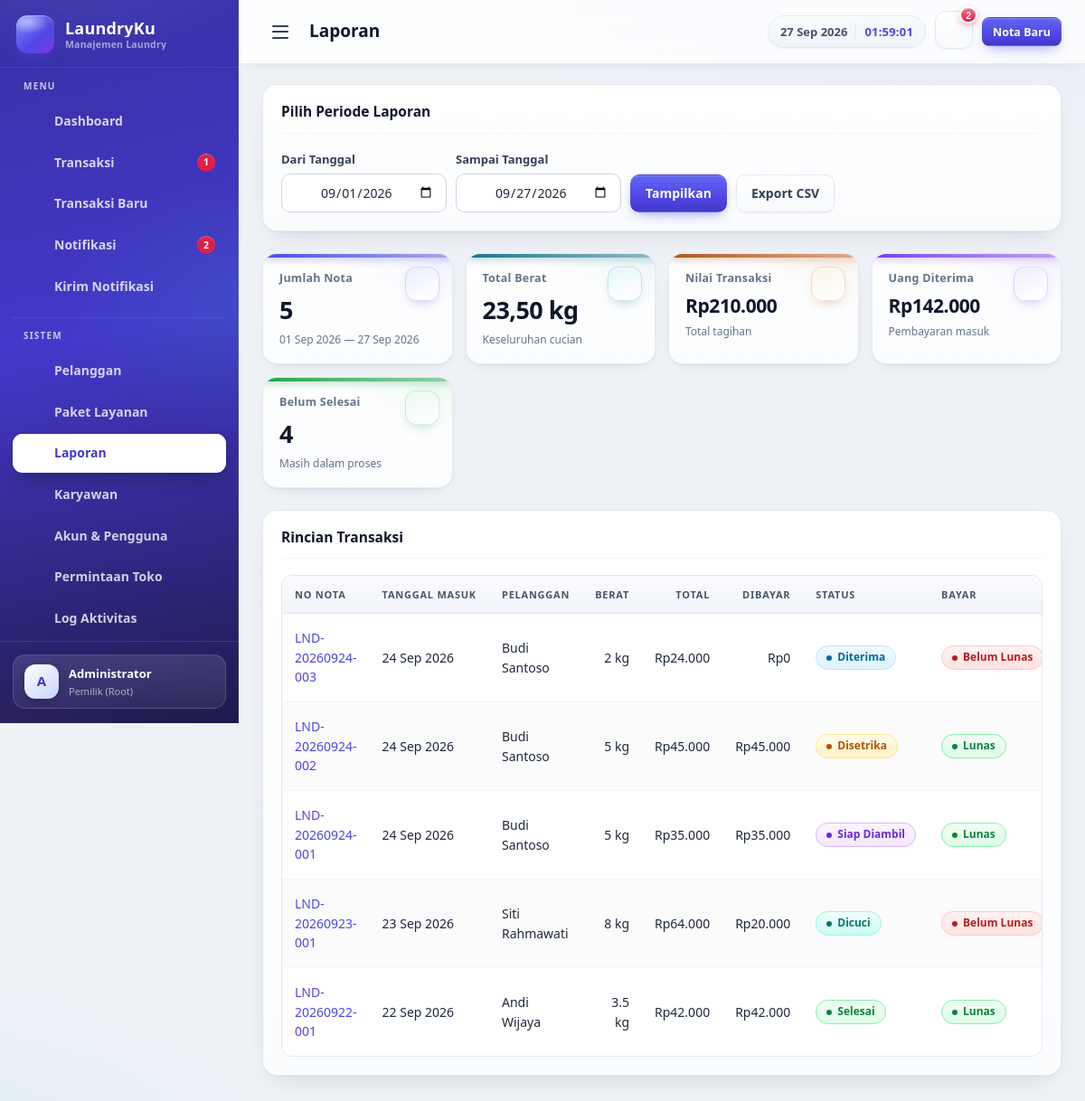
The page /index.php?r=laporan (signed in) on the database its author committed.
### tables this page shows
CREATE TABLE `transaksi` (
  `id` int unsigned NOT NULL AUTO_INCREMENT,
  `no_nota` varchar(30) NOT NULL,
  `pelanggan_id` int unsigned NOT NULL,
  `tanggal_masuk` date NOT NULL,
  `estimasi_selesai` date DEFAULT NULL,
  `tanggal_selesai` date DEFAULT NULL,
  `total_berat` decimal(10,2) NOT NULL DEFAULT '0.00',
  `total_harga` decimal(12,2) NOT NULL DEFAULT '0.00',
  `diskon` decimal(12,2) NOT NULL DEFAULT '0.00',
  `pajak` decimal(12,2) NOT NULL DEFAULT '0.00',
  `uang_muka` decimal(12,2) NOT NULL DEFAULT '0.00',
  `status` enum('diterima','dicuci','disetrika','siap_diambil','selesai') NOT NULL DEFAULT 'diterima',
  `status_bayar` enum('belum','lunas') NOT NULL DEFAULT 'belum',
  `keterangan` varchar(255) DEFAULT NULL,
  `created_at` timestamp NOT NULL DEFAULT CURRENT_TIMESTAMP,
  PRIMARY KEY (`id`),
  UNIQUE KEY `no_nota` (`no_nota`),
  KEY `fk_trx_pelanggan` (`pelanggan_id`),
  CONSTRAINT `fk_trx_pelanggan` FOREIGN KEY (`pelanggan_id`) REFERENCES `pelanggan` (`id`)
);

CREATE TABLE `pelanggan` (
  `id` int unsigned NOT NULL AUTO_INCREMENT,
  `nama` varchar(120) NOT NULL,
  `telepon` varchar(30) DEFAULT NULL,
  `alamat` varchar(255) DEFAULT NULL,
  `created_at` timestamp NOT NULL DEFAULT CURRENT_TIMESTAMP,
  PRIMARY KEY (`id`)
);

### app/core/Controller.php (called while the page is built, shortened)
<?php
abstract class Controller
{
    protected function view(string $view, array $data = []): void
    {
        extract($data, EXTR_SKIP);
        $file = VIEW_PATH . '/' . $view . '.php';
        try {
            require $file;
        } catch (\Throwable $e) {
            ob_end_clean();
            throw $e;
        }
    }
}

### app/controllers/LaporanController.php (called while the page is built, shortened)
<?php
class LaporanController extends Controller
{
    private function rentang(): array
    {
        $dariBulan = date('Y-m-01');
        $hariIni   = date('Y-m-d');
        $from = trim((string)($_GET['from'] ?? $dariBulan));
        $to   = trim((string)($_GET['to'] ?? $hariIni));
        $tFrom = preg_match('/^\d{4}-\d{2}-\d{2}$/', $from) ? strtotime($from) : false;
        $tTo   = preg_match('/^\d{4}-\d{2}-\d{2}$/', $to) ? strtotime($to) : false;
        return [
            'from' => date('Y-m-d', (int)$tFrom),
            'to'   => date('Y-m-d', (int)$tTo),
        ];
    }
    public function index(): void
    {
        ['from' => $from, 'to' => $to] = $this->rentang();
        $data = (new Transaksi())->laporan($from, $to);
        $this->view('laporan/index', [
            'pageTitle' => 'Laporan',
            'active'    => 'laporan',
            'from'      => $from,
            'to'        => $to,
            'list'      => $data['list'],
            'totNilai'  => $data['totNilai'],
            'totBerat'  => $data['totBerat'],
            'totDibayar'=> $data['totDibayar'],
            'belumSelesai' => $data['belumSelesai'],
        ]);
    }
}

### app/core/App.php (called while the page is built, shortened)
<?php
class App
{
    public function run(): void
    {
        $r = trim((string)($_GET['r'] ?? ''));
        $segments = explode('/', $r);
        $namaRoute = (string)array_shift($segments);
        $method = $segments !== [] ? (string)array_shift($segments) : 'index';
        $method = lcfirst(str_replace(' ', '', ucwords(str_replace('-', ' ', $method))));
        $instance = new $class();
        $args = $this->rapikanParam($instance, $method, $segments);
        call_user_func_array([$instance, $method], $args);
    }
    private function rapikanParam(object $objek, string $method, array $params): ?array
    {
        $out = [];
        return $out;
    }
}

### index.php (called while the page is built, shortened)
<?php
require APP_PATH . '/core/Autoload.php';
require APP_PATH . '/helpers/helpers.php';
try {
    (new App())->run();
} catch (Throwable $e) {
    try {
        \App\Core\Log::tulis('ERROR', $e->getMessage() . ' — ' . $e->getFile() . ':' . $e->getLine());
    } catch (\Throwable $logE) {
    }
    $detail = '';
    if (defined('APP_DEBUG') && APP_DEBUG) {
        $detail = $e->getMessage() . ' — ' . $e->getFile() . ':' . $e->getLine();
    }
    tampilkanError(500, 'Sistem mengalami gangguan tak terduga saat memproses permintaan.', $detail);
}

### app/core/Database.php (called while the page is built, shortened)
<?php
class Database
{
    private static $conn = null;
    public static function conn(): PDO
    {
        if (self::$conn === null) {
            self::$conn = new PDO(
                'mysql:host=' . DB_HOST . ';port=' . DB_PORT . ';dbname=' . DB_NAME . ';charset=utf8mb4',
                DB_USER,
                DB_PASS,
                [
                    PDO::ATTR_ERRMODE            => PDO::ERRMODE_EXCEPTION,
                    PDO::ATTR_DEFAULT_FETCH_MODE => PDO::FETCH_ASSOC,
                    PDO::ATTR_EMULATE_PREPARES   => false,
                ]
            );
            try {
                $offset = (new \DateTime('now'))->format('P');
                self::$conn->exec("SET time_zone = '" . $offset . "'");
            } catch (\PDOException $e) {
            }
        }
        return self::$conn;
    }
}

### app/core/Model.php (called while the page is built, shortened)
<?php
abstract class Model
{
    protected function db(): PDO
    {
        return Database::conn();
    }
}

### app/models/Transaksi.php (called while the page is built, shortened)
<?php
class Transaksi extends Model
{
    public function laporan(string $from, string $to): array
    {
        $st = $this->db()->prepare(
            'SELECT t.*, p.nama AS pelanggan
             FROM transaksi t JOIN pelanggan p ON p.id = t.pelanggan_id
             WHERE t.tanggal_masuk BETWEEN ? AND ?
             ORDER BY t.tanggal_masuk DESC, t.id DESC'
        );
        $st->execute([$from, $to]);
        $list = $st->fetchAll();
        $totNilai   = 0.0;
        $totBerat   = 0.0;
        $totDibayar = 0.0;
        $belumSelesai = 0;
        foreach ($list as $t) {
            $totBerat += (float)$t['total_berat'];
            $totNilai += (float)$t['total_harga'];
            $totDibayar += $t['status_bayar'] === 'lunas' ? (float)$t['total_harga'] : (float)$t['uang_muka'];
            if ($t['status'] !== 'selesai') {
                $belumSelesai++;
            }
        }
        return [
            'list'          => $list,
            'totNilai'      => $totNilai,
            'totBerat'      => $totBerat,
            'totDibayar'    => $totDibayar,
            'belumSelesai'  => $belumSelesai,
        ];
    }
}

### app/core/Autoload.php (called while the page is built, shortened)
<?php
spl_autoload_register(function (string $class): void {
    $prefix = 'App\\';
    $relative = str_replace('\\', '/', substr($class, strlen($prefix))) . '.php';
    $base     = dirname(__DIR__);
    $file = $base . '/' . $relative;
    $dir       = $base;
    $segmen    = explode('/', $relative);
    $total     = count($segmen);
    $diproses  = 0;
    foreach ($segmen as $bagian) {
        $cocok = null;
        $daftar = glob($dir . '/*');
        if (is_array($daftar)) {
            foreach ($daftar as $entri) {
                if (strcasecmp(basename($entri), $bagian) === 0) {
                    $cocok = $entri;
                    break;
                }
            }
        }
        $dir = $cocok;
    }
});

### app/views/laporan/index.php (the view, shortened to what this page needs)
<?php
include __DIR__ . '/../partials/header.php';
?>
<div class="card">
  <div class="card-head"><h2><?= icon('kalender', 17) ?> Pilih Periode Laporan</h2></div>
  <form class="filter" method="get" action="<?= e(form_action()) ?>">
    <div class="form-group" style="margin:0">
      <label for="from">Dari Tanggal</label>
      <div class="input-icon" style="max-width:none">
        <input type="date" id="from" name="from" value="<?= e($from) ?>">
      </div>
    </div>
    <div class="form-group" style="margin:0">
      <label for="to">Sampai Tanggal</label>
      <div class="input-icon" style="max-width:none">
        <input type="date" id="to" name="to" value="<?= e($to) ?>">
      </div>
    </div>
    <button class="btn btn-primary" type="submit"><?= icon('cari', 15) ?> Tampilkan</button>
    <a class="btn btn-outline" href="<?= url('laporan/export', ['from' => $from, 'to' => $to]) ?>"><?= icon('unduh', 15) ?> Export CSV</a>
  </form>
</div>
<div class="stats">
  <div class="stat">
    <div class="stat-icon"><?= icon('transaksi', 18) ?></div>
    <div class="stat-label">Jumlah Nota</div>
    <div class="stat-value"><?= count($list) ?></div>
    <div class="stat-sub"><?= tglIndo($from) ?> — <?= tglIndo($to) ?></div>
  </div>
  <div class="stat">
    <div class="stat-icon"><?= icon('layanan', 18) ?></div>
    <div class="stat-label">Total Berat</div>
    <div class="stat-value"><?= number_format($totBerat, 2, ',', '.') ?> <?= e(pengaturan('satuan_berat', 'kg')) ?></div>
    <div class="stat-sub">Keseluruhan cucian</div>
  </div>
  <div class="stat">
    <div class="stat-icon"><?= icon('uang', 18) ?></div>
    <div class="stat-label">Nilai Transaksi</div>
    <div class="stat-value money"><?= rupiah($totNilai) ?></div>
    <div class="stat-sub">Total tagihan</div>
  </div>
  <div class="stat">
    <div class="stat-icon"><?= icon('kartu', 18) ?></div>
    <div class="stat-label">Uang Diterima</div>
    <div class="stat-value money"><?= rupiah($totDibayar) ?></div>
    <div class="stat-sub">Pembayaran masuk</div>
  </div>
  <div class="stat">
    <div class="stat-icon"><?= icon('proses', 18) ?></div>
    <div class="stat-label">Belum Selesai</div>
    <div class="stat-value"><?= $belumSelesai ?></div>
    <div class="stat-sub">Masih dalam proses</div>
  </div>
</div>
<div class="card">
  <div class="card-head"><h2>Rincian Transaksi</h2></div>
  <?php if (!$list): ?>
    <p class="empty"><?= icon('laporan', 30) ?>Tidak ada transaksi pada rentang tanggal tersebut.</p>
  <?php else: ?>
    <div class="table-wrap">
      <table class="table">
        <thead>
          <tr>
            <th>No Nota</th><th>Tanggal Masuk</th><th>Pelanggan</th>
            <th class="r">Berat</th><th class="r">Total</th><th class="r">Dibayar</th>
            <th>Status</th><th>Bayar</th><th>Aksi</th>
          </tr>
        </thead>
        <tbody>
          <?php foreach ($list as $t): ?>
            <?php $dibayar = $t['status_bayar'] === 'lunas' ? $t['total_harga'] : $t['uang_muka']; ?>
            <tr>
              <td><a href="<?= url('transaksi/detail/' . (int)$t['id']) ?>"><?= e($t['no_nota']) ?></a></td>
              <td><?= tglIndo($t['tanggal_masuk']) ?></td>
              <td><?= e($t['pelanggan']) ?></td>
              <td class="r num"><?= (float)$t['total_berat'] ?> <?= e(pengaturan('satuan_berat', 'kg')) ?></td>
              <td class="r num"><?= rupiah($t['total_harga']) ?></td>
              <td class="r num"><?= rupiah($dibayar) ?></td>
              <td><?= badgeStatus($t['status']) ?></td>
              <td><?= badgeBayar($t['status_bayar']) ?></td>
            </tr>
          <?php endforeach; ?>
        </tbody>
      </table>
    </div>
  <?php endif; ?>
</div>
<?php include __DIR__ . '/../partials/footer.php'; ?>

### app/helpers/helpers.php (shortened to what this page needs)
<?php
function url(string $route = '', array $params = []): string
{
    $route = bersihkanRoute($route);
    $out = BASE_REL . '/index.php?r=' . $route;
    if ($params) {
        $out .= '&' . http_build_query($params);
    }
    return $out;
}
function bersihkanRoute(string $route): string
{
    return (string)preg_replace('/[^A-Za-z0-9_\/\-.]/', '', $route);
}
function form_action(): string
{
    return BASE_REL . '/index.php';
}
function e($nilai): string
{
    return htmlspecialchars((string)$nilai, ENT_QUOTES, 'UTF-8');
}
function rupiah($jumlah): string
{
    $simbol = trim((string)pengaturan('mata_uang', 'Rp'));
    return $simbol . number_format((float)$jumlah, 0, ',', '.');
}
function tglIndo($tanggal, bool $denganJam = false): string
{
    $t = strtotime((string)$tanggal);
    $bulan = ['Jan', 'Feb', 'Mar', 'Apr', 'Mei', 'Jun', 'Jul', 'Agu', 'Sep', 'Okt', 'Nov', 'Des'];
    $res = date('d', $t) . ' ' . $bulan[(int)date('n', $t) - 1] . ' ' . date('Y', $t);
    return $res;
}
function badgeStatus(string $status): string
{
    $label = STATUS_LABEL[$status] ?? $status;
    $kelas = 'badge-' . e(str_replace('_', '-', $status));
    return '<span class="badge ' . $kelas . '">' . e($label) . '</span>';
}
function badgeBayar(string $status): string
{
    $label = $status === 'lunas' ? 'Lunas' : 'Belum Lunas';
    $kelas = $status === 'lunas' ? 'badge-lunas' : 'badge-belum';
    return '<span class="badge ' . $kelas . '">' . $label . '</span>';
}
function pengaturan(string $kunci, string $default = ''): string
{
    static $nilai = null;
    if ($nilai === null) {
        try {
            $nilai = (new \App\Models\Pengaturan())->semua();
        } catch (\Throwable $e) {
            $nilai = [];
        }
    }
    return isset($nilai[$kunci]) && $nilai[$kunci] !== '' ? (string)$nilai[$kunci] : $default;
}

### rows shown on the page
transaksi: no_nota "LND-20260924-003", tanggal_masuk "24 Sep 2026", pelanggan.nama "Budi Santoso", total_berat "2", total_harga "Rp24.000", rupiah($dibayar) "Rp0", status "Diterima", status_bayar "Belum Lunas"
transaksi: no_nota "LND-20260924-002", tanggal_masuk "24 Sep 2026", pelanggan.nama "Budi Santoso", total_berat "5", total_harga "Rp45.000", rupiah($dibayar) "Rp45.000", status "Disetrika", status_bayar "Lunas"
transaksi: no_nota "LND-20260924-001", tanggal_masuk "24 Sep 2026", pelanggan.nama "Budi Santoso", total_berat "5", total_harga "Rp35.000", rupiah($dibayar) "Rp35.000", status "Siap Diambil", status_bayar "Lunas"
transaksi: no_nota "LND-20260923-001", tanggal_masuk "23 Sep 2026", pelanggan.nama "Siti Rahmawati", total_berat "8", total_harga "Rp64.000", rupiah($dibayar) "Rp20.000", status "Dicuci", status_bayar "Belum Lunas"
transaksi: no_nota "LND-20260922-001", tanggal_masuk "22 Sep 2026", pelanggan.nama "Andi Wijaya", total_berat "3.5", total_harga "Rp42.000", rupiah($dibayar) "Rp42.000", status "Selesai", status_bayar "Lunas"

### other values the page prints
APP_NAME "LaundryKu"
badgeNilai(menuBadge('transaksi_siap')) "1"
badgeNilai($notif['belum']) "2"
mb_substr($user['nama'] ?? 'A', 0, 1, 'UTF-8') "A"
$user['nama'] "Administrator"
roleLabel($user['role'] ?? '') "Pemilik (Root)"
$pageTitle "Laporan"
$notif['belum'] "2"
count($list) "5"
tglIndo($from) "01 Sep 2026"
tglIndo($to) "27 Sep 2026"
$totBerat "23,50"
pengaturan('satuan_berat', 'kg') "kg"
rupiah($totNilai) "Rp210.000"
rupiah($totDibayar) "Rp142.000"
